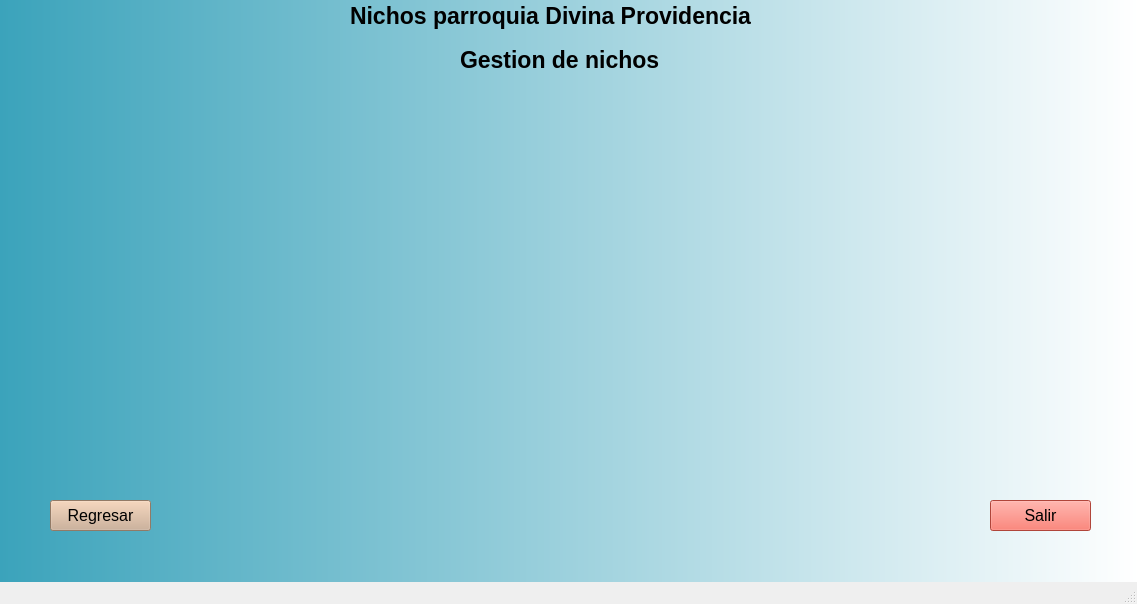
<?xml version="1.0" encoding="UTF-8"?>
<ui version="4.0">
 <class>Nichos</class>
 <widget class="QMainWindow" name="Nichos">
  <property name="geometry">
   <rect>
    <x>0</x>
    <y>0</y>
    <width>1137</width>
    <height>604</height>
   </rect>
  </property>
  <property name="windowTitle">
   <string>Gestion de nichos de la parroquia Divina Providenca</string>
  </property>
  <property name="autoFillBackground">
   <bool>false</bool>
  </property>
  <property name="styleSheet">
   <string notr="true">QWidget #centralwidget{
background-color: qlineargradient(spread:pad, x1:0, y1:0, x2:1, y2:0, stop:0 rgba(59, 163, 187, 255), stop:1 rgba(255, 255, 255, 255));}</string>
  </property>
  <widget class="QWidget" name="centralwidget">
   <widget class="QLabel" name="label">
    <property name="geometry">
     <rect>
      <x>350</x>
      <y>-20</y>
      <width>461</width>
      <height>71</height>
     </rect>
    </property>
    <property name="font">
     <font>
      <pointsize>17</pointsize>
      <weight>75</weight>
      <bold>true</bold>
     </font>
    </property>
    <property name="text">
     <string>Nichos parroquia Divina Providencia</string>
    </property>
   </widget>
   <widget class="QPushButton" name="pushButton_2">
    <property name="geometry">
     <rect>
      <x>990</x>
      <y>500</y>
      <width>101</width>
      <height>31</height>
     </rect>
    </property>
    <property name="font">
     <font>
      <pointsize>12</pointsize>
     </font>
    </property>
    <property name="styleSheet">
     <string notr="true">background-color: rgb(246, 97, 81);</string>
    </property>
    <property name="text">
     <string>Salir</string>
    </property>
   </widget>
   <widget class="QLabel" name="label_2">
    <property name="geometry">
     <rect>
      <x>460</x>
      <y>50</y>
      <width>221</width>
      <height>20</height>
     </rect>
    </property>
    <property name="font">
     <font>
      <pointsize>17</pointsize>
      <weight>75</weight>
      <bold>true</bold>
     </font>
    </property>
    <property name="text">
     <string>Gestion de nichos</string>
    </property>
   </widget>
   <widget class="QPushButton" name="pushButton_3">
    <property name="geometry">
     <rect>
      <x>50</x>
      <y>500</y>
      <width>101</width>
      <height>31</height>
     </rect>
    </property>
    <property name="font">
     <font>
      <pointsize>12</pointsize>
     </font>
    </property>
    <property name="styleSheet">
     <string notr="true">background-color: rgb(205, 171, 143);</string>
    </property>
    <property name="text">
     <string>Regresar</string>
    </property>
   </widget>
  </widget>
  <widget class="QMenuBar" name="menubar">
   <property name="geometry">
    <rect>
     <x>0</x>
     <y>0</y>
     <width>1137</width>
     <height>22</height>
    </rect>
   </property>
  </widget>
  <widget class="QStatusBar" name="statusbar"/>
 </widget>
 <resources/>
 <connections/>
</ui>
